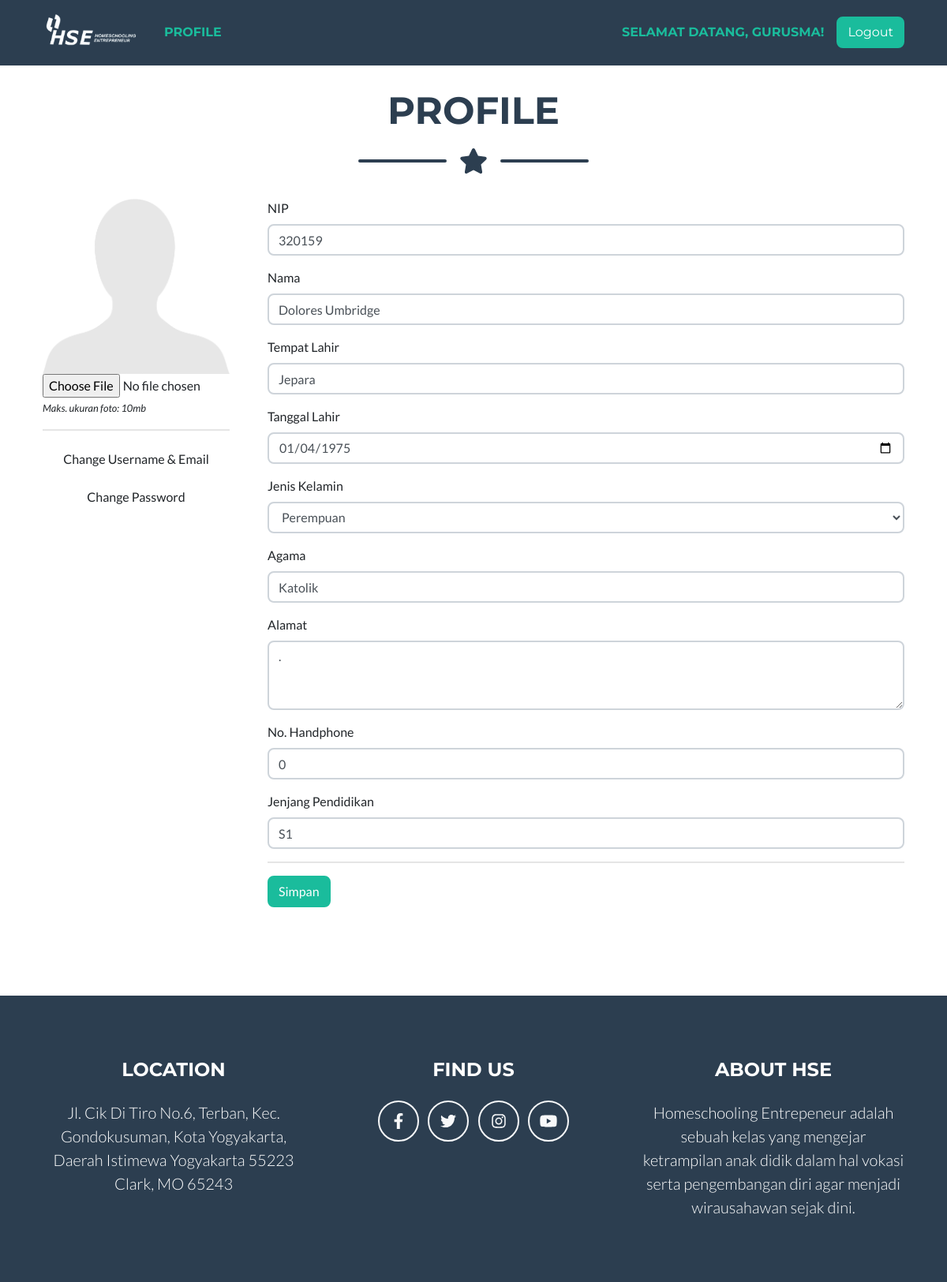
The page /profile (signed in) on the database its author committed.
### tables this page shows
CREATE TABLE `tb_guru` (
  `guru_id` int(11) NOT NULL,
  `guru_nip` varchar(255) DEFAULT NULL,
  `guru_nama` varchar(255) DEFAULT NULL,
  `guru_tmp_lahir` varchar(255) DEFAULT NULL,
  `guru_tgl_lahir` date DEFAULT NULL,
  `guru_jenis_kelamin` int(11) DEFAULT NULL,
  `guru_agama` varchar(255) DEFAULT NULL,
  `guru_alamat` text,
  `guru_nohp` varchar(255) DEFAULT NULL,
  `guru_foto` varchar(255) DEFAULT NULL,
  `guru_jenjang` int(11) DEFAULT NULL,
  `guru_jenjang_pendidikan` varchar(128) DEFAULT NULL,
  `guru_uid` int(11) DEFAULT NULL
);

### app/core/Controller.php (called while the page is built, shortened)
<?php
class Controller {
	public function model($model) {
		return new $model;
	}
	public function view($view, $data = []) {
		require_once 'app/views/' . $view . '.php';
	}
}

### app/core/App.php (called while the page is built, shortened)
<?php
class App {
  protected $method = 'index';
  protected $params = [];
  public function __construct() {
    $this->controller = new $this->controller;
    call_user_func_array([$this->controller, $this->method], $this->params);
  }
}

### index.php (called while the page is built, shortened)
<?php
$app = new App;

### app/helpers/eda_helper.php (called while the page is built, shortened)
<?php
if (!function_exists('base_url')) {
	function base_url($atRoot=FALSE, $atCore=FALSE, $parse=FALSE){
		if (isset($_SERVER['HTTP_HOST'])) {
			$http = isset($_SERVER['HTTPS']) && strtolower($_SERVER['HTTPS']) !== 'off' ? 'https' : 'http';
			$hostname = $_SERVER['HTTP_HOST'];
			$dir = str_replace(basename($_SERVER['SCRIPT_NAME']), '', $_SERVER['SCRIPT_NAME']);
			$core = preg_split('@/@', str_replace($_SERVER['DOCUMENT_ROOT'], '', realpath(dirname(__FILE__))), NULL, PREG_SPLIT_NO_EMPTY);
			$core = $core[0];
			$tmplt = $atRoot ? ($atCore ? "%s://%s/%s/" : "%s://%s/") : ($atCore ? "%s://%s/%s/" : "%s://%s%s");
			$end = $atRoot ? ($atCore ? $core : $hostname) : ($atCore ? $core : $dir);
			$base_url = sprintf( $tmplt, $http, $hostname, $end );
		}
		else $base_url = 'http://localhost/';
		return $base_url;
	}
}

### app/core/Model.php (called while the page is built, shortened)
<?php
class Model {
	private $host = DB_HOST;
	private $user = DB_USER;
	private $pass = DB_PASS;
	private $db_name = DB_NAME;
	private $dbh;
	private $stmt;
	public function __construct() {
		$dsn = 'mysql:host=' . $this->host . ';dbname=' . $this->db_name;
		$option = [
			PDO::ATTR_PERSISTENT => true,
			PDO::ATTR_ERRMODE => PDO::ERRMODE_EXCEPTION
		];
		try {
			$this->dbh = new PDO($dsn, $this->user, $this->pass, $option);
		} catch (PDOException $e) {
			die($e->getMessage());
		}
	}
	public function query($query) {
		$this->stmt = $this->dbh->prepare($query);
	}
	public function bind($param, $value, $type = NULL) {
		if (is_null($type)) {
			switch (true) {
				default:
					$type = PDO::PARAM_STR;
			}
		}
		$this->stmt->bindValue($param, $value, $type);
	}
	public function execute() {
		$this->stmt->execute();
	}
	public function row() {
		$this->execute();
		return $this->stmt->fetch(PDO::FETCH_OBJ);
	}
}

### app/models/Guru_model.php (called while the page is built, shortened)
<?php
class Guru_model {
	private $table = 'tb_guru';
	private $db;
	public function __construct() {
		$this->db = new Model;
	}
	public function get_by($by) {
		$this->db->query('SELECT * FROM ' . $this->table . ' WHERE '.$by[0].'=:'.$by[0]);
		$this->db->bind($by[0], $by[1]);
		return $this->db->row();
	}
}

### app/views/profile/v_profile_guru.php (the view, shortened to what this page needs)
<section class="page-section portfolio mt-4" id="portfolio">
	<div class="container">
		<div class="row">
			<div class="col-md-12">
				<h2 class="page-section-heading text-center text-uppercase text-secondary mb-0">Profile</h2>
				<div class="divider-custom">
                    <div class="divider-custom-line"></div>
                    <div class="divider-custom-icon"><i class="fas fa-star"></i></div>
                    <div class="divider-custom-line"></div>
                </div>
			</div>
		</div>
		<div class="row">
			<div class="col-md-3">
				<form action="<?php echo base_url(); ?>profile/update_guru" method="post" enctype="multipart/form-data">
				<img src="<?php echo base_url(); ?>uploads/profile/<?php echo (isset($data['guru']->guru_foto) ? $data['guru']->guru_foto : 'user-default.png'); ?>" alt="" class="img-responsive thumbnail" width="100%">
				<input type="file" name="guru_foto" value="<?php echo (isset($data['guru']->guru_foto) ? (!is_null($data['guru']->guru_foto) ? $data['guru']->guru_foto : '') : ''); ?>" />
				<p><small><i>Maks. ukuran foto: 10mb</i></small></p>
				<hr />
				<button type="button" class="btn btn-default btn-block" data-toggle="modal" data-target="#changeUseremail">Change Username & Email</button>
				<button type="button" class="btn btn-default btn-block" data-toggle="modal" data-target="#changePassword">Change Password</button>
			</div>
			<div class="col-md-9">
				<div class="form-group">
					<label>NIP</label>
					<input type="text" name="guru_nip" class="form-control" placeholder="NIP" value="<?php echo (isset($data['guru']->guru_nip) ?  $data['guru']->guru_nip : '' ); ?>" required>
				</div>
				<div class="form-group">
					<label>Nama</label>
					<input type="text" name="guru_nama" class="form-control" placeholder="Nama" value="<?php echo (isset($data['guru']->guru_nama) ? $data['guru']->guru_nama : '' ); ?>" required>
				</div>
				<div class="form-group">
					<label>Tempat Lahir</label>
					<input type="text" name="guru_tmp_lahir" class="form-control" placeholder="Tempat Lahir" value="<?php echo (isset($data['guru']->guru_tmp_lahir) ? $data['guru']->guru_tmp_lahir : '' ); ?>" required>
				</div>
				<div class="form-group">
					<label>Tanggal Lahir</label>
					<input type="date" name="guru_tgl_lahir" class="form-control" placeholder="Tanggal Lahir" value="<?php echo (isset($data['guru']->guru_tgl_lahir) ? $data['guru']->guru_tgl_lahir : '' ); ?>" required>
				</div>
				<div class="form-group">
					<label>Jenis Kelamin</label>
					<select name="guru_jenis_kelamin" class="form-control" id="">
						<option value="2" <?php echo (isset($data['guru']->guru_jenis_kelamin) ? ($data['guru']->guru_jenis_kelamin == 2 ?  'selected' : '') : '' ); ?>>Perempuan</option>
					</select>
				</div>
				<div class="form-group">
					<label>Agama</label>
					<input type="text" name="guru_agama" class="form-control" placeholder="Agama" value="<?php echo (isset($data['guru']->guru_agama) ? $data['guru']->guru_agama : '' ); ?>" required>
				</div>
				<div class="form-group">
					<label>Alamat</label>
					<textarea name="guru_alamat" id="" cols="30" rows="3" class="form-control" placeholder="Alamat" required><?php echo (isset($data['guru']->guru_alamat) ? $data['guru']->guru_alamat : '' ); ?></textarea>
				</div>
				<div class="form-group">
					<label>No. Handphone</label>
					<input type="text" name="guru_nohp" class="form-control" placeholder="No. Handphone" value="<?php echo (isset($data['guru']->guru_nohp) ? $data['guru']->guru_nohp : '' ); ?>" required>
				</div>
				<div class="form-group">
					<label>Jenjang Pendidikan</label>
					<input type="text" name="guru_jenjang_pendidikan" class="form-control" placeholder="Jenjang Pendidikan" value="<?php echo (isset($data['guru']->guru_jenjang_pendidikan) ? $data['guru']->guru_jenjang_pendidikan : '' ); ?>" required>
				</div>
				<hr>
				<div class="form-group">
					<input type="submit" class="btn btn-primary" value="Simpan">
				</div>
			</div>
		</div>
	</div>
</section>

### rows shown on the page
tb_guru: guru_foto (placeholder picture), guru_nip "320159", guru_nama "Dolores Umbridge", guru_tmp_lahir "Jepara", guru_tgl_lahir "01/04/1975", guru_jenis_kelamin "Perempuan", guru_agama "Katolik", guru_alamat ".", guru_nohp "0", guru_jenjang_pendidikan "S1"

### other values the page prints
$_SESSION['username'] "GURUSMA"
